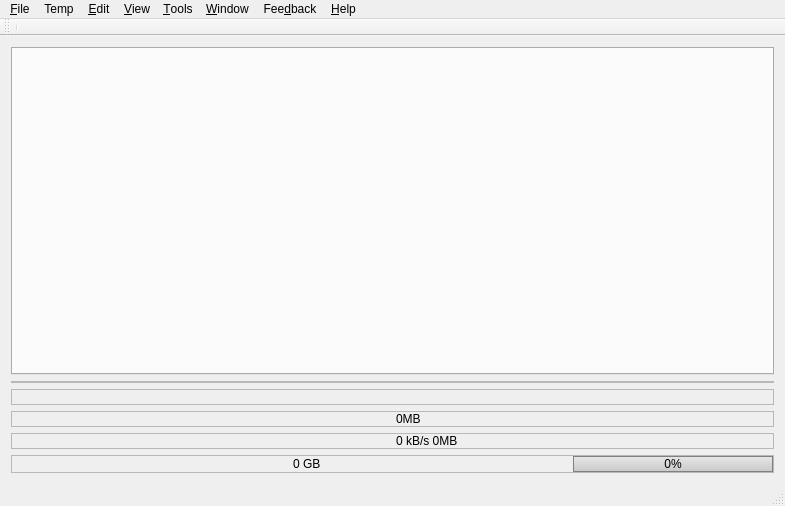
<?xml version="1.0" encoding="UTF-8"?>
<ui version="4.0">
 <class>MainWindow</class>
 <widget class="QMainWindow" name="MainWindow">
  <property name="geometry">
   <rect>
    <x>0</x>
    <y>0</y>
    <width>785</width>
    <height>506</height>
   </rect>
  </property>
  <property name="windowTitle">
   <string>Newsflash Plus</string>
  </property>
  <property name="windowIcon">
   <iconset>
    <normaloff>:/resource/flash.ico</normaloff>:/resource/flash.ico</iconset>
  </property>
  <property name="toolButtonStyle">
   <enum>Qt::ToolButtonTextUnderIcon</enum>
  </property>
  <property name="unifiedTitleAndToolBarOnMac">
   <bool>false</bool>
  </property>
  <widget class="QWidget" name="centralWidget">
   <layout class="QGridLayout" name="gridLayout_5">
    <item row="0" column="0">
     <widget class="QTabWidget" name="mainTab">
      <property name="enabled">
       <bool>true</bool>
      </property>
      <property name="sizePolicy">
       <sizepolicy hsizetype="Expanding" vsizetype="Expanding">
        <horstretch>10</horstretch>
        <verstretch>10</verstretch>
       </sizepolicy>
      </property>
      <property name="tabShape">
       <enum>QTabWidget::Rounded</enum>
      </property>
      <property name="currentIndex">
       <number>-1</number>
      </property>
      <property name="documentMode">
       <bool>false</bool>
      </property>
      <property name="tabsClosable">
       <bool>true</bool>
      </property>
      <property name="movable">
       <bool>false</bool>
      </property>
     </widget>
    </item>
    <item row="1" column="0">
     <widget class="QFrame" name="frmGraph">
      <property name="sizePolicy">
       <sizepolicy hsizetype="Minimum" vsizetype="Minimum">
        <horstretch>0</horstretch>
        <verstretch>0</verstretch>
       </sizepolicy>
      </property>
      <property name="minimumSize">
       <size>
        <width>200</width>
        <height>0</height>
       </size>
      </property>
      <property name="frameShape">
       <enum>QFrame::StyledPanel</enum>
      </property>
      <property name="frameShadow">
       <enum>QFrame::Sunken</enum>
      </property>
      <layout class="QGridLayout" name="gridLayout_4">
       <property name="margin">
        <number>0</number>
       </property>
       <item row="0" column="0">
        <widget class="gui::TinyGraph" name="netGraph" native="true">
         <property name="toolTip">
          <string>Network monitor</string>
         </property>
        </widget>
       </item>
      </layout>
     </widget>
    </item>
    <item row="3" column="0">
     <widget class="QFrame" name="frmDiskWrite">
      <property name="sizePolicy">
       <sizepolicy hsizetype="Minimum" vsizetype="Minimum">
        <horstretch>0</horstretch>
        <verstretch>0</verstretch>
       </sizepolicy>
      </property>
      <property name="frameShape">
       <enum>QFrame::StyledPanel</enum>
      </property>
      <property name="frameShadow">
       <enum>QFrame::Sunken</enum>
      </property>
      <layout class="QGridLayout" name="gridLayout">
       <property name="margin">
        <number>0</number>
       </property>
       <item row="0" column="0">
        <layout class="QHBoxLayout" name="horizontalLayout">
         <item>
          <widget class="QLabel" name="lblDiskIOIco">
           <property name="sizePolicy">
            <sizepolicy hsizetype="Minimum" vsizetype="Preferred">
             <horstretch>0</horstretch>
             <verstretch>0</verstretch>
            </sizepolicy>
           </property>
           <property name="frameShape">
            <enum>QFrame::NoFrame</enum>
           </property>
           <property name="frameShadow">
            <enum>QFrame::Sunken</enum>
           </property>
           <property name="text">
            <string/>
           </property>
           <property name="pixmap">
            <pixmap resource="resource.qrc">:/resource/16x16_ico_png/ico_disk_write.png</pixmap>
           </property>
           <property name="scaledContents">
            <bool>false</bool>
           </property>
          </widget>
         </item>
         <item>
          <widget class="QLabel" name="lblDiskIO">
           <property name="toolTip">
            <string>Amount of data written to disk</string>
           </property>
           <property name="frameShape">
            <enum>QFrame::NoFrame</enum>
           </property>
           <property name="frameShadow">
            <enum>QFrame::Raised</enum>
           </property>
           <property name="text">
            <string>0MB</string>
           </property>
          </widget>
         </item>
        </layout>
       </item>
      </layout>
     </widget>
    </item>
    <item row="4" column="0">
     <widget class="QFrame" name="frmKbs">
      <property name="minimumSize">
       <size>
        <width>0</width>
        <height>0</height>
       </size>
      </property>
      <property name="frameShape">
       <enum>QFrame::StyledPanel</enum>
      </property>
      <property name="frameShadow">
       <enum>QFrame::Sunken</enum>
      </property>
      <layout class="QGridLayout" name="gridLayout_2">
       <property name="margin">
        <number>0</number>
       </property>
       <item row="0" column="0">
        <layout class="QHBoxLayout" name="horizontalLayout_2">
         <item>
          <widget class="QLabel" name="lblNetIOIco">
           <property name="text">
            <string/>
           </property>
           <property name="pixmap">
            <pixmap resource="resource.qrc">:/resource/16x16_ico_png/ico_download.png</pixmap>
           </property>
          </widget>
         </item>
         <item>
          <widget class="QLabel" name="lblNetIO">
           <property name="minimumSize">
            <size>
             <width>130</width>
             <height>0</height>
            </size>
           </property>
           <property name="maximumSize">
            <size>
             <width>16777215</width>
             <height>16777215</height>
            </size>
           </property>
           <property name="toolTip">
            <string>Current download speed/amount of data downloaded</string>
           </property>
           <property name="frameShape">
            <enum>QFrame::NoFrame</enum>
           </property>
           <property name="frameShadow">
            <enum>QFrame::Sunken</enum>
           </property>
           <property name="lineWidth">
            <number>1</number>
           </property>
           <property name="text">
            <string>0 kB/s 0MB</string>
           </property>
           <property name="scaledContents">
            <bool>true</bool>
           </property>
          </widget>
         </item>
        </layout>
       </item>
      </layout>
     </widget>
    </item>
    <item row="5" column="0">
     <widget class="QFrame" name="frmProgress">
      <property name="frameShape">
       <enum>QFrame::StyledPanel</enum>
      </property>
      <property name="frameShadow">
       <enum>QFrame::Sunken</enum>
      </property>
      <layout class="QHBoxLayout" name="horizontalLayout_4">
       <property name="margin">
        <number>0</number>
       </property>
       <item>
        <layout class="QHBoxLayout" name="horizontalLayout_5">
         <item>
          <widget class="QLabel" name="label_2">
           <property name="sizePolicy">
            <sizepolicy hsizetype="Minimum" vsizetype="Preferred">
             <horstretch>0</horstretch>
             <verstretch>0</verstretch>
            </sizepolicy>
           </property>
           <property name="text">
            <string/>
           </property>
           <property name="pixmap">
            <pixmap resource="resource.qrc">:/resource/16x16_ico_png/ico_task_queued.png</pixmap>
           </property>
          </widget>
         </item>
         <item>
          <widget class="QLabel" name="lblQueue">
           <property name="sizePolicy">
            <sizepolicy hsizetype="Minimum" vsizetype="Preferred">
             <horstretch>0</horstretch>
             <verstretch>0</verstretch>
            </sizepolicy>
           </property>
           <property name="toolTip">
            <string>Current download queue</string>
           </property>
           <property name="text">
            <string>0 GB</string>
           </property>
          </widget>
         </item>
         <item>
          <widget class="QProgressBar" name="progressBar">
           <property name="sizePolicy">
            <sizepolicy hsizetype="Minimum" vsizetype="Fixed">
             <horstretch>0</horstretch>
             <verstretch>0</verstretch>
            </sizepolicy>
           </property>
           <property name="minimumSize">
            <size>
             <width>200</width>
             <height>0</height>
            </size>
           </property>
           <property name="maximumSize">
            <size>
             <width>200</width>
             <height>16</height>
            </size>
           </property>
           <property name="toolTip">
            <string>Current download queue</string>
           </property>
           <property name="styleSheet">
            <string notr="true"> QProgressBar {  
  background-color: qlineargradient(spread:pad, x1:0.489, y1:1, x2:0.499591, y2:0, stop:0 rgba(200, 200, 200, 255), stop:1 rgba(232, 232, 232, 255));
   border: 1px solid grey;
 }

 QProgressBar::chunk {
     background-color: rgb(47, 117, 29, 150);
 }

</string>
           </property>
           <property name="value">
            <number>0</number>
           </property>
           <property name="alignment">
            <set>Qt::AlignCenter</set>
           </property>
           <property name="textVisible">
            <bool>true</bool>
           </property>
          </widget>
         </item>
        </layout>
       </item>
      </layout>
     </widget>
    </item>
    <item row="2" column="0">
     <widget class="QFrame" name="frmPoweroff">
      <property name="frameShape">
       <enum>QFrame::StyledPanel</enum>
      </property>
      <property name="frameShadow">
       <enum>QFrame::Sunken</enum>
      </property>
      <layout class="QGridLayout" name="gridLayout_6">
       <property name="margin">
        <number>0</number>
       </property>
       <item row="0" column="0">
        <layout class="QHBoxLayout" name="horizontalLayout_6">
         <item>
          <widget class="QLabel" name="lblPoweroffIco">
           <property name="toolTip">
            <string>Poweroff is enabled</string>
           </property>
           <property name="text">
            <string/>
           </property>
           <property name="pixmap">
            <pixmap resource="resource.qrc">:/resource/16x16_ico_png/ico_poweroff.png</pixmap>
           </property>
          </widget>
         </item>
        </layout>
       </item>
      </layout>
     </widget>
    </item>
   </layout>
  </widget>
  <widget class="QMenuBar" name="menuBar">
   <property name="geometry">
    <rect>
     <x>0</x>
     <y>0</y>
     <width>785</width>
     <height>27</height>
    </rect>
   </property>
   <widget class="QMenu" name="menuFile">
    <property name="title">
     <string>&amp;File</string>
    </property>
    <addaction name="separator"/>
   </widget>
   <widget class="QMenu" name="menuTemp">
    <property name="title">
     <string>Temp</string>
    </property>
   </widget>
   <widget class="QMenu" name="menuView">
    <property name="title">
     <string>&amp;View</string>
    </property>
    <addaction name="actionViewToolbar"/>
    <addaction name="actionViewStatusbar"/>
    <addaction name="separator"/>
   </widget>
   <widget class="QMenu" name="menuHelp">
    <property name="tearOffEnabled">
     <bool>false</bool>
    </property>
    <property name="title">
     <string>&amp;Help</string>
    </property>
    <addaction name="actionContextHelp"/>
    <addaction name="actionHelp"/>
    <addaction name="separator"/>
    <addaction name="actionViewForum"/>
    <addaction name="separator"/>
    <addaction name="actionAbout"/>
   </widget>
   <widget class="QMenu" name="menuTools">
    <property name="title">
     <string>&amp;Tools</string>
    </property>
    <addaction name="actionSettings"/>
    <addaction name="separator"/>
   </widget>
   <widget class="QMenu" name="menuWindow">
    <property name="title">
     <string>&amp;Window</string>
    </property>
   </widget>
   <widget class="QMenu" name="menuFeedback">
    <property name="title">
     <string>Fee&amp;dback</string>
    </property>
    <addaction name="separator"/>
    <addaction name="separator"/>
    <addaction name="actionSendFeedback"/>
    <addaction name="actionRequestFeature"/>
    <addaction name="actionReportBug"/>
    <addaction name="separator"/>
    <addaction name="actionDonate"/>
    <addaction name="separator"/>
    <addaction name="actionRequestLicense"/>
    <addaction name="separator"/>
    <addaction name="actionRegister"/>
   </widget>
   <widget class="QMenu" name="menuEdit">
    <property name="title">
     <string>&amp;Edit</string>
    </property>
    <addaction name="actionFind"/>
    <addaction name="separator"/>
    <addaction name="actionFindNext"/>
    <addaction name="actionFindPrev"/>
    <addaction name="separator"/>
    <addaction name="actionFindClose"/>
   </widget>
   <addaction name="menuFile"/>
   <addaction name="menuTemp"/>
   <addaction name="menuEdit"/>
   <addaction name="menuView"/>
   <addaction name="menuTools"/>
   <addaction name="menuWindow"/>
   <addaction name="menuFeedback"/>
   <addaction name="menuHelp"/>
  </widget>
  <widget class="QToolBar" name="mainToolBar">
   <property name="iconSize">
    <size>
     <width>16</width>
     <height>16</height>
    </size>
   </property>
   <property name="toolButtonStyle">
    <enum>Qt::ToolButtonTextUnderIcon</enum>
   </property>
   <attribute name="toolBarArea">
    <enum>TopToolBarArea</enum>
   </attribute>
   <attribute name="toolBarBreak">
    <bool>false</bool>
   </attribute>
   <addaction name="separator"/>
  </widget>
  <widget class="QStatusBar" name="statusBar">
   <property name="cursor">
    <cursorShape>ArrowCursor</cursorShape>
   </property>
   <property name="focusPolicy">
    <enum>Qt::NoFocus</enum>
   </property>
   <property name="autoFillBackground">
    <bool>false</bool>
   </property>
   <property name="sizeGripEnabled">
    <bool>true</bool>
   </property>
  </widget>
  <action name="actionExit">
   <property name="icon">
    <iconset resource="resource.qrc">
     <normaloff>:/resource/16x16_ico_png/ico_app_exit.png</normaloff>:/resource/16x16_ico_png/ico_app_exit.png</iconset>
   </property>
   <property name="text">
    <string>&amp;Exit</string>
   </property>
   <property name="shortcut">
    <string>Ctrl+Q</string>
   </property>
  </action>
  <action name="actionSettings">
   <property name="icon">
    <iconset resource="resource.qrc">
     <normaloff>:/resource/16x16_ico_png/ico_app_settings.png</normaloff>:/resource/16x16_ico_png/ico_app_settings.png</iconset>
   </property>
   <property name="text">
    <string>Settings ...</string>
   </property>
  </action>
  <action name="actionAbout">
   <property name="icon">
    <iconset resource="resource.qrc">
     <normaloff>:/resource/16x16_ico_png/ico_app_about.png</normaloff>:/resource/16x16_ico_png/ico_app_about.png</iconset>
   </property>
   <property name="text">
    <string>About</string>
   </property>
   <property name="visible">
    <bool>true</bool>
   </property>
  </action>
  <action name="actionTools">
   <property name="text">
    <string>Tools...</string>
   </property>
  </action>
  <action name="actionViewToolbar">
   <property name="checkable">
    <bool>true</bool>
   </property>
   <property name="checked">
    <bool>true</bool>
   </property>
   <property name="text">
    <string>Toolbar</string>
   </property>
  </action>
  <action name="actionViewStatusbar">
   <property name="checkable">
    <bool>true</bool>
   </property>
   <property name="checked">
    <bool>true</bool>
   </property>
   <property name="text">
    <string>Statusbar</string>
   </property>
  </action>
  <action name="actionHelp">
   <property name="icon">
    <iconset resource="resource.qrc">
     <normaloff>:/resource/16x16_ico_png/ico_app_help.png</normaloff>:/resource/16x16_ico_png/ico_app_help.png</iconset>
   </property>
   <property name="text">
    <string>More help</string>
   </property>
  </action>
  <action name="actionWindowClose">
   <property name="icon">
    <iconset resource="resource.qrc">
     <normaloff>:/resource/16x16_ico_png/ico_close.png</normaloff>:/resource/16x16_ico_png/ico_close.png</iconset>
   </property>
   <property name="text">
    <string>Close</string>
   </property>
   <property name="shortcut">
    <string>Ctrl+W</string>
   </property>
  </action>
  <action name="actionRegister">
   <property name="icon">
    <iconset resource="resource.qrc">
     <normaloff>:/resource/16x16_ico_png/ico_app_register.png</normaloff>:/resource/16x16_ico_png/ico_app_register.png</iconset>
   </property>
   <property name="text">
    <string>Register</string>
   </property>
  </action>
  <action name="actionReportBug">
   <property name="icon">
    <iconset resource="resource.qrc">
     <normaloff>:/resource/16x16_ico_png/ico_app_report_bug.png</normaloff>:/resource/16x16_ico_png/ico_app_report_bug.png</iconset>
   </property>
   <property name="text">
    <string>Report a bug ...</string>
   </property>
  </action>
  <action name="actionSendFeedback">
   <property name="icon">
    <iconset resource="resource.qrc">
     <normaloff>:/resource/16x16_ico_png/ico_app_send_feedback.png</normaloff>:/resource/16x16_ico_png/ico_app_send_feedback.png</iconset>
   </property>
   <property name="text">
    <string>Send feedback ...</string>
   </property>
  </action>
  <action name="actionRequestFeature">
   <property name="icon">
    <iconset resource="resource.qrc">
     <normaloff>:/resource/16x16_ico_png/ico_app_request_feature.png</normaloff>:/resource/16x16_ico_png/ico_app_request_feature.png</iconset>
   </property>
   <property name="text">
    <string>Request a feature ...</string>
   </property>
  </action>
  <action name="actionContextHelp">
   <property name="icon">
    <iconset resource="resource.qrc">
     <normaloff>:/resource/16x16_ico_png/ico_app_help.png</normaloff>:/resource/16x16_ico_png/ico_app_help.png</iconset>
   </property>
   <property name="text">
    <string>Help</string>
   </property>
   <property name="shortcut">
    <string>F1</string>
   </property>
  </action>
  <action name="actionViewForum">
   <property name="icon">
    <iconset resource="resource.qrc">
     <normaloff>:/resource/16x16_ico_png/ico_app_forum.png</normaloff>:/resource/16x16_ico_png/ico_app_forum.png</iconset>
   </property>
   <property name="text">
    <string>Forum</string>
   </property>
   <property name="toolTip">
    <string>Visit discussion forum</string>
   </property>
  </action>
  <action name="actionRequestLicense">
   <property name="icon">
    <iconset resource="resource.qrc">
     <normaloff>:/resource/16x16_ico_png/ico_app_request_license.png</normaloff>:/resource/16x16_ico_png/ico_app_request_license.png</iconset>
   </property>
   <property name="text">
    <string>Request license ...</string>
   </property>
   <property name="toolTip">
    <string>Request license</string>
   </property>
  </action>
  <action name="actionWindowNext">
   <property name="icon">
    <iconset resource="resource.qrc">
     <normaloff>:/resource/16x16_ico_png/ico_next.png</normaloff>:/resource/16x16_ico_png/ico_next.png</iconset>
   </property>
   <property name="text">
    <string>Next</string>
   </property>
   <property name="shortcut">
    <string>Ctrl+Tab</string>
   </property>
  </action>
  <action name="actionWindowPrev">
   <property name="icon">
    <iconset resource="resource.qrc">
     <normaloff>:/resource/16x16_ico_png/ico_prev.png</normaloff>:/resource/16x16_ico_png/ico_prev.png</iconset>
   </property>
   <property name="text">
    <string>Prev</string>
   </property>
   <property name="shortcut">
    <string>Ctrl+Shift+Backtab</string>
   </property>
  </action>
  <action name="actionOpen">
   <property name="icon">
    <iconset resource="resource.qrc">
     <normaloff>:/resource/16x16_ico_png/ico_open_file.png</normaloff>:/resource/16x16_ico_png/ico_open_file.png</iconset>
   </property>
   <property name="text">
    <string>Open File ...</string>
   </property>
   <property name="toolTip">
    <string>Open files</string>
   </property>
  </action>
  <action name="actionFind">
   <property name="icon">
    <iconset resource="resource.qrc">
     <normaloff>:/resource/16x16_ico_png/ico_find.png</normaloff>:/resource/16x16_ico_png/ico_find.png</iconset>
   </property>
   <property name="text">
    <string>Find</string>
   </property>
  </action>
  <action name="actionFindNext">
   <property name="icon">
    <iconset resource="resource.qrc">
     <normaloff>:/resource/16x16_ico_png/ico_find_next.png</normaloff>:/resource/16x16_ico_png/ico_find_next.png</iconset>
   </property>
   <property name="text">
    <string>Find Next</string>
   </property>
  </action>
  <action name="actionFindPrev">
   <property name="icon">
    <iconset resource="resource.qrc">
     <normaloff>:/resource/16x16_ico_png/ico_find_prev.png</normaloff>:/resource/16x16_ico_png/ico_find_prev.png</iconset>
   </property>
   <property name="text">
    <string>Find Previous</string>
   </property>
  </action>
  <action name="actionSearch">
   <property name="icon">
    <iconset resource="resource.qrc">
     <normaloff>:/resource/16x16_ico_png/ico_search.png</normaloff>:/resource/16x16_ico_png/ico_search.png</iconset>
   </property>
   <property name="text">
    <string>New Search ...</string>
   </property>
   <property name="toolTip">
    <string>New Search Window</string>
   </property>
  </action>
  <action name="actionFindClose">
   <property name="icon">
    <iconset resource="resource.qrc">
     <normaloff>:/resource/16x16_ico_png/ico_close.png</normaloff>:/resource/16x16_ico_png/ico_close.png</iconset>
   </property>
   <property name="text">
    <string>Close Find</string>
   </property>
   <property name="shortcut">
    <string>Ctrl+G</string>
   </property>
  </action>
  <action name="actionPoweroff">
   <property name="icon">
    <iconset resource="resource.qrc">
     <normaloff>:/resource/16x16_ico_png/ico_poweroff.png</normaloff>:/resource/16x16_ico_png/ico_poweroff.png</iconset>
   </property>
   <property name="text">
    <string>Poweroff ...</string>
   </property>
   <property name="toolTip">
    <string>Poweroff the computer</string>
   </property>
  </action>
  <action name="actionDonate">
   <property name="icon">
    <iconset resource="resource.qrc">
     <normaloff>:/resource/16x16_ico_png/ico_app_donate.png</normaloff>:/resource/16x16_ico_png/ico_app_donate.png</iconset>
   </property>
   <property name="text">
    <string>Donate</string>
   </property>
  </action>
  <action name="actionRSS">
   <property name="icon">
    <iconset resource="resource.qrc">
     <normaloff>:/resource/16x16_ico_png/ico_rss.png</normaloff>:/resource/16x16_ico_png/ico_rss.png</iconset>
   </property>
   <property name="text">
    <string>New RSS ...</string>
   </property>
   <property name="toolTip">
    <string>New RSS Window</string>
   </property>
  </action>
 </widget>
 <layoutdefault spacing="6" margin="11"/>
 <customwidgets>
  <customwidget>
   <class>gui::TinyGraph</class>
   <extends>QWidget</extends>
   <header>tinygraph.h</header>
   <container>1</container>
  </customwidget>
 </customwidgets>
 <resources>
  <include location="resource.qrc"/>
 </resources>
 <connections>
  <connection>
   <sender>actionViewToolbar</sender>
   <signal>toggled(bool)</signal>
   <receiver>mainToolBar</receiver>
   <slot>setVisible(bool)</slot>
   <hints>
    <hint type="sourcelabel">
     <x>-1</x>
     <y>-1</y>
    </hint>
    <hint type="destinationlabel">
     <x>442</x>
     <y>33</y>
    </hint>
   </hints>
  </connection>
  <connection>
   <sender>actionViewStatusbar</sender>
   <signal>toggled(bool)</signal>
   <receiver>statusBar</receiver>
   <slot>setVisible(bool)</slot>
   <hints>
    <hint type="sourcelabel">
     <x>-1</x>
     <y>-1</y>
    </hint>
    <hint type="destinationlabel">
     <x>442</x>
     <y>681</y>
    </hint>
   </hints>
  </connection>
 </connections>
</ui>
